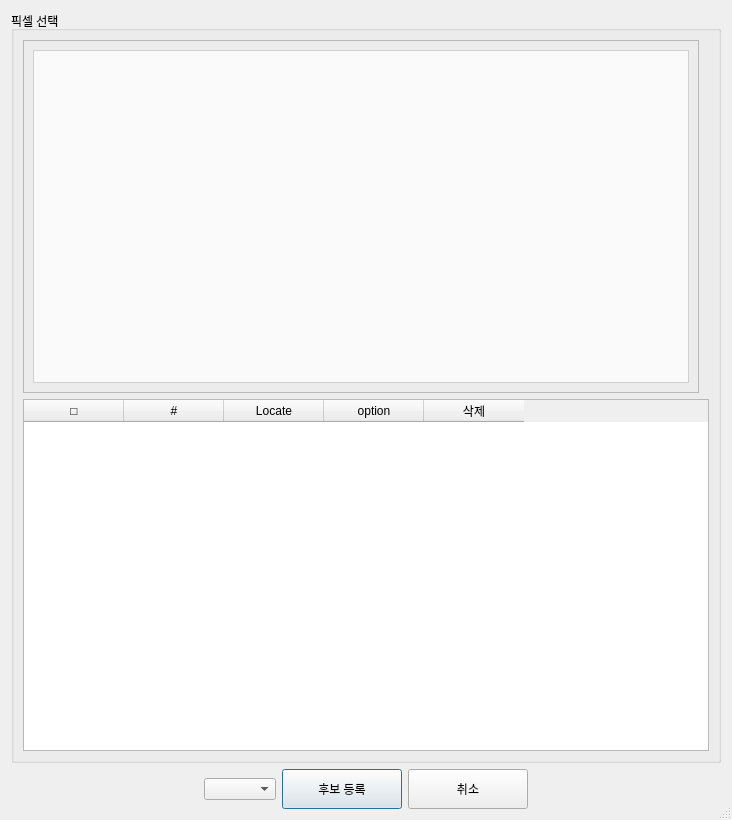
<?xml version="1.0" encoding="UTF-8"?>
<ui version="4.0">
 <class>UserLabelingDialog</class>
 <widget class="QDialog" name="UserLabelingDialog">
  <property name="geometry">
   <rect>
    <x>0</x>
    <y>0</y>
    <width>732</width>
    <height>820</height>
   </rect>
  </property>
  <property name="minimumSize">
   <size>
    <width>0</width>
    <height>0</height>
   </size>
  </property>
  <property name="windowTitle">
   <string>사용자 지정 라벨링</string>
  </property>
  <property name="sizeGripEnabled">
   <bool>true</bool>
  </property>
  <layout class="QVBoxLayout" name="verticalLayout_root" stretch="2,0">
   <item>
    <widget class="QGroupBox" name="grpPick">
     <property name="title">
      <string>픽셀 선택</string>
     </property>
     <layout class="QVBoxLayout" name="vboxPick">
      <item>
       <layout class="QHBoxLayout" name="hPlotRow">
        <item>
         <widget class="QFrame" name="plotFrame">
          <property name="sizePolicy">
           <sizepolicy hsizetype="Expanding" vsizetype="Expanding">
            <horstretch>0</horstretch>
            <verstretch>0</verstretch>
           </sizepolicy>
          </property>
          <property name="minimumSize">
           <size>
            <width>480</width>
            <height>280</height>
           </size>
          </property>
          <property name="frameShape">
           <enum>QFrame::StyledPanel</enum>
          </property>
          <layout class="QVBoxLayout" name="vPlot">
           <item>
            <widget class="QWidget" name="plotHolder" native="true">
             <property name="sizePolicy">
              <sizepolicy hsizetype="Expanding" vsizetype="Expanding">
               <horstretch>0</horstretch>
               <verstretch>0</verstretch>
              </sizepolicy>
             </property>
             <property name="minimumSize">
              <size>
               <width>0</width>
               <height>220</height>
              </size>
             </property>
             <property name="styleSheet">
              <string notr="true">background-color: #fafafa; border: 1px solid #d0d0d0;</string>
             </property>
            </widget>
           </item>
          </layout>
         </widget>
        </item>
        <item>
         <layout class="QVBoxLayout" name="vRightControls">
          <item>
           <spacer name="spTopRight">
            <property name="orientation">
             <enum>Qt::Vertical</enum>
            </property>
            <property name="sizeHint" stdset="0">
             <size>
              <width>10</width>
              <height>20</height>
             </size>
            </property>
           </spacer>
          </item>

          <!-- btnCreateNewClass 제거됨 -->

          <item>
           <spacer name="spBottomRight">
            <property name="orientation">
             <enum>Qt::Vertical</enum>
            </property>
            <property name="sizeHint" stdset="0">
             <size>
              <width>10</width>
              <height>160</height>
             </size>
            </property>
           </spacer>
          </item>
         </layout>
        </item>
       </layout>
      </item>
      <item>
       <widget class="QTableWidget" name="tableSelected">
        <property name="sizePolicy">
         <sizepolicy hsizetype="Expanding" vsizetype="Expanding">
          <horstretch>0</horstretch>
          <verstretch>0</verstretch>
         </sizepolicy>
        </property>
        <property name="editTriggers">
         <set>QAbstractItemView::NoEditTriggers</set>
        </property>
        <property name="selectionMode">
         <enum>QAbstractItemView::SingleSelection</enum>
        </property>
        <property name="selectionBehavior">
         <enum>QAbstractItemView::SelectRows</enum>
        </property>
        <property name="rowCount">
         <number>0</number>
        </property>
        <property name="columnCount">
         <number>5</number>
        </property>
        <column>
         <property name="text">
          <string>□</string>
         </property>
        </column>
        <column>
         <property name="text">
          <string>#</string>
         </property>
        </column>
        <column>
         <property name="text">
          <string>Locate</string>
         </property>
        </column>
        <column>
         <property name="text">
          <string>option</string>
         </property>
        </column>
        <column>
         <property name="text">
          <string>삭제</string>
         </property>
        </column>
       </widget>
      </item>
     </layout>
    </widget>
   </item>
   <item>
    <layout class="QHBoxLayout" name="hBottom">
     <item>
      <spacer name="spBottomLeft">
       <property name="orientation">
        <enum>Qt::Horizontal</enum>
       </property>
       <property name="sizeHint" stdset="0">
        <size>
         <width>40</width>
         <height>20</height>
        </size>
       </property>
      </spacer>
     </item>
     <item>
      <widget class="QComboBox" name="comboBox"/>
     </item>
     <item>
      <widget class="QPushButton" name="btnRegisterCandidates">
       <property name="minimumSize">
        <size>
         <width>120</width>
         <height>40</height>
        </size>
       </property>
       <property name="text">
        <string>후보 등록</string>
       </property>
      </widget>
     </item>
     <item>
      <widget class="QPushButton" name="btnCancel">
       <property name="minimumSize">
        <size>
         <width>120</width>
         <height>40</height>
        </size>
       </property>
       <property name="text">
        <string>취소</string>
       </property>
      </widget>
     </item>
     <item>
      <spacer name="spBottomRight">
       <property name="orientation">
        <enum>Qt::Horizontal</enum>
       </property>
       <property name="sizeHint" stdset="0">
        <size>
         <width>40</width>
         <height>20</height>
        </size>
       </property>
      </spacer>
     </item>
    </layout>
   </item>
  </layout>
 </widget>
 <resources/>
 <connections/>
</ui>
